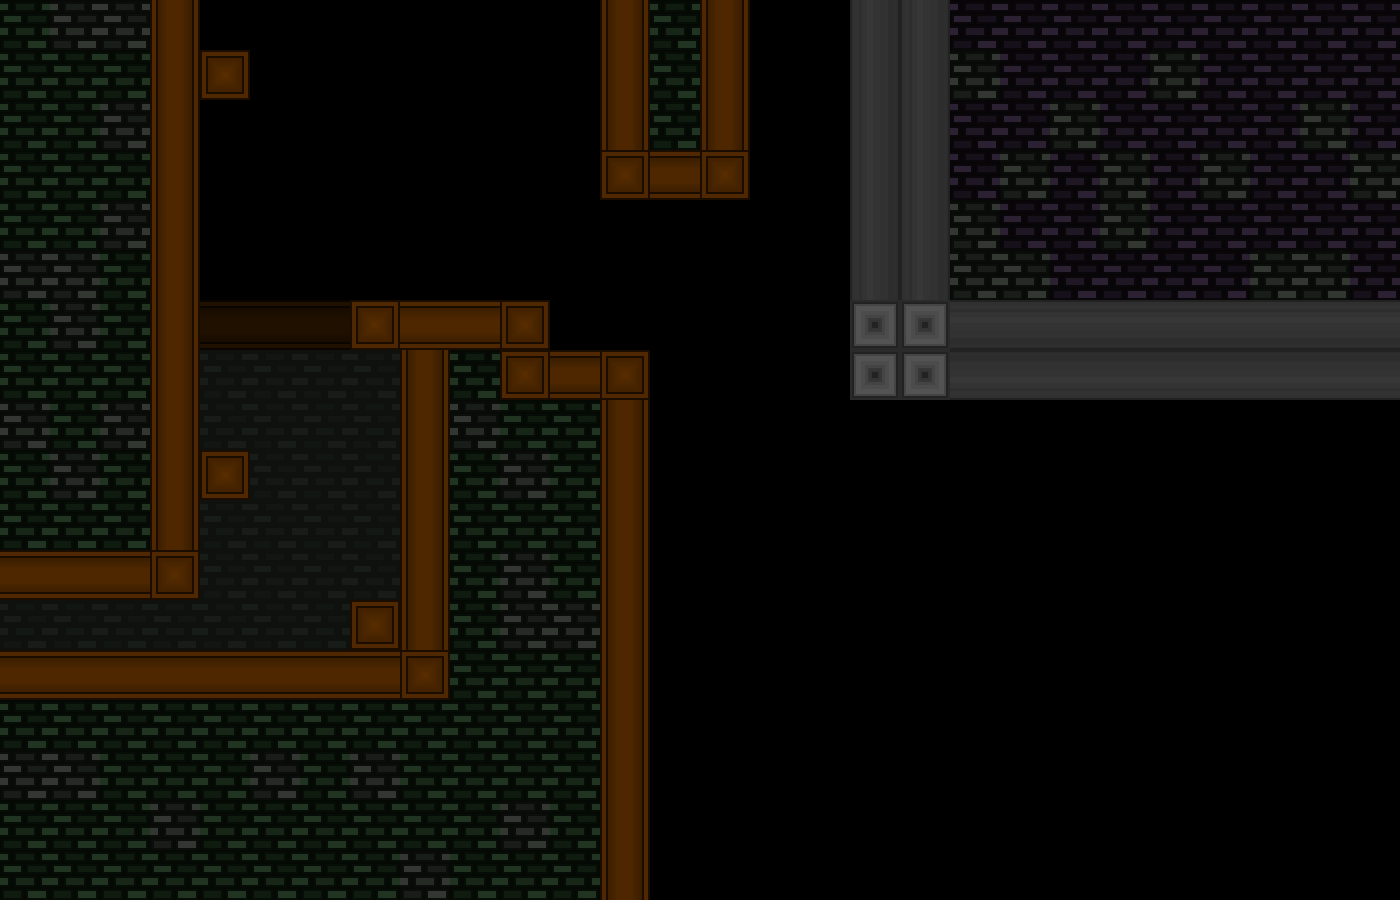

Rendered tile map (Tiled .tmx) drawn with the repository's tilesets; below, a short description and the map source with its tile grids summarised:
An orthogonal 28x18 tile map with 50x50 px tiles, 3 tile layers (tiles-main, tiles-deco, tiles-deco2), 9 tilesets and 67 objects (32x laser, 23x spike, 7x warp, 3x falling, small-spike, ...).

<map version="1.10" tiledversion="1.11.2" orientation="orthogonal" renderorder="right-down" width="28" height="18" tilewidth="50" tileheight="50" infinite="0" nextlayerid="26" nextobjectid="1007">
 <properties>
  <property name="songName" value="rain" />
 </properties>
 <tileset firstgid="1" source="ch1-tiles.tsx" />
 <tileset firstgid="81" source="../../textures/trampoline.tsx" />
 <tileset firstgid="84" source="../../textures/save.tsx" />
 <tileset firstgid="85" source="../../textures/spike.tsx" />
 <tileset firstgid="93" source="../../textures/laser.tsx" />
 <tileset firstgid="111" source="../../textures/light.tsx" />
 <tileset firstgid="112" source="../../textures/trampoline-mini.tsx" />
 <tileset firstgid="121" source="../../textures/transition-tiles.tsx" />
 <tileset firstgid="126" source="../../textures/small-spike.tsx" />
 <layer id="1" name="tiles-main" width="28" height="18">
  <data>[504 cells, 93 non-empty, 7 distinct tile ids]</data>
 </layer>
 <layer id="5" name="tiles-deco" width="28" height="18">
  <data>[504 cells, 186 non-empty, 5 distinct tile ids]</data>
 </layer>
 <layer id="18" name="tiles-deco2" width="28" height="18">
  <data>[504 cells, 0 non-empty, 0 distinct tile ids]</data>
 </layer>
 <objectgroup id="24" name="slab-poison" />
 <objectgroup id="16" name="falling">
  <properties>
   <property name="direction" value="down" />
  </properties>
  <object id="931" name="falling" gid="40" x="750" y="700" width="50" height="50">
   <properties>
    <property name="direction" value="down" />
   </properties>
  </object>
  <object id="932" name="falling" gid="40" x="950" y="700" width="50" height="50">
   <properties>
    <property name="direction" value="down" />
   </properties>
  </object>
  <object id="933" name="falling" gid="40" x="1200" y="700" width="50" height="50">
   <properties>
    <property name="direction" value="down" />
   </properties>
  </object>
 </objectgroup>
 <objectgroup id="13" name="platform" />
 <objectgroup id="7" name="trampoline" />
 <objectgroup id="19" name="trampoline-mini" />
 <objectgroup id="9" name="spike-normal">
  <object id="934" name="spike" gid="88" x="550" y="150" width="50" height="50">
   <properties>
    <property name="id" value="3" />
   </properties>
  </object>
  <object id="935" name="spike" gid="91" x="650" y="760" width="50" height="50">
   <properties>
    <property name="id" value="6" />
   </properties>
  </object>
  <object id="936" name="spike" gid="91" x="700" y="760" width="50" height="50">
   <properties>
    <property name="id" value="6" />
   </properties>
  </object>
  <object id="937" name="spike" gid="91" x="750" y="760" width="50" height="50">
   <properties>
    <property name="id" value="6" />
   </properties>
  </object>
  <object id="938" name="spike" gid="91" x="800" y="760" width="50" height="50">
   <properties>
    <property name="id" value="6" />
   </properties>
  </object>
  <object id="939" name="spike" gid="91" x="850" y="760" width="50" height="50">
   <properties>
    <property name="id" value="6" />
   </properties>
  </object>
  <object id="940" name="spike" gid="91" x="900" y="760" width="50" height="50">
   <properties>
    <property name="id" value="6" />
   </properties>
  </object>
  <object id="941" name="spike" gid="91" x="950" y="760" width="50" height="50">
   <properties>
    <property name="id" value="6" />
   </properties>
  </object>
  <object id="942" name="spike" gid="91" x="1000" y="760" width="50" height="50">
   <properties>
    <property name="id" value="6" />
   </properties>
  </object>
  <object id="943" name="spike" gid="91" x="1050" y="760" width="50" height="50">
   <properties>
    <property name="id" value="6" />
   </properties>
  </object>
  <object id="944" name="spike" gid="91" x="1100" y="760" width="50" height="50">
   <properties>
    <property name="id" value="6" />
   </properties>
  </object>
  <object id="945" name="spike" gid="91" x="1150" y="760" width="50" height="50">
   <properties>
    <property name="id" value="6" />
   </properties>
  </object>
  <object id="946" name="spike" gid="91" x="1200" y="760" width="50" height="50">
   <properties>
    <property name="id" value="6" />
   </properties>
  </object>
  <object id="947" name="spike" gid="91" x="1250" y="760" width="50" height="50">
   <properties>
    <property name="id" value="6" />
   </properties>
  </object>
  <object id="948" name="spike" gid="91" x="1300" y="760" width="50" height="50">
   <properties>
    <property name="id" value="6" />
   </properties>
  </object>
  <object id="949" name="spike" gid="91" x="1350" y="760" width="50" height="50">
   <properties>
    <property name="id" value="6" />
   </properties>
  </object>
  <object id="950" name="spike" gid="92" x="550" y="200" width="50" height="50">
   <properties>
    <property name="id" value="7" />
   </properties>
  </object>
  <object id="951" name="spike" gid="90" x="550" y="350" width="50" height="50">
   <properties>
    <property name="id" value="5" />
   </properties>
  </object>
  <object id="952" name="spike" gid="87" x="700" y="250" width="50" height="50">
   <properties>
    <property name="id" value="2" />
   </properties>
  </object>
  <object id="953" name="spike" gid="91" x="650" y="250" width="50" height="50">
   <properties>
    <property name="id" value="6" />
   </properties>
  </object>
  <object id="997" name="spike" gid="85" x="350" y="300" width="50" height="50">
   <properties>
    <property name="id" value="0" />
   </properties>
  </object>
  <object id="1003" name="spike" gid="86" x="650" y="450" width="50" height="50">
   <properties>
    <property name="id" value="1" />
   </properties>
  </object>
  <object id="1004" name="spike" gid="90" x="650" y="500" width="50" height="50">
   <properties>
    <property name="id" value="5" />
   </properties>
  </object>
 </objectgroup>
 <objectgroup id="25" name="small-spike">
  <object id="998" name="small-spike" gid="126" x="525" y="300" width="25" height="25">
   <properties>
    <property name="id" value="0" />
   </properties>
  </object>
 </objectgroup>
 <objectgroup id="8" name="save">
  <object id="1005" name="save" gid="84" x="450" y="200" width="50" height="50" />
 </objectgroup>
 <objectgroup id="21" name="acidlayer" />
 <objectgroup id="10" name="laser">
  <object id="961" name="laser" gid="99" x="200" y="150" width="50" height="50">
   <properties>
    <property name="direction" value="v" />
   </properties>
  </object>
  <object id="962" name="laser" gid="99" x="200" y="200" width="50" height="50">
   <properties>
    <property name="direction" value="v" />
   </properties>
  </object>
  <object id="963" name="laser" gid="99" x="200" y="250" width="50" height="50">
   <properties>
    <property name="direction" value="v" />
   </properties>
  </object>
  <object id="964" name="laser" gid="99" x="200" y="300" width="50" height="50">
   <properties>
    <property name="direction" value="v" />
   </properties>
  </object>
  <object id="965" name="laser" gid="99" x="200" y="350" width="50" height="50">
   <properties>
    <property name="direction" value="v" />
   </properties>
  </object>
  </objectgroup>
 <objectgroup id="11" name="bg">
  <properties>
   <property name="bgName" value="castleBG3" />
  </properties>
 </objectgroup>
 <objectgroup id="12" name="foregroundEffect">
  <properties>
   <property name="foregroundEffectType" value="toxic" />
  </properties>
 </objectgroup>
 <objectgroup id="22" name="mapEffect">
  <properties>
   <property name="effectType" value="poison-fog" />
  </properties>
 </objectgroup>
 <objectgroup id="15" name="music">
  <properties>
   <property name="songName" value="castle_underground" />
  </properties>
 </objectgroup>
 <objectgroup id="20" name="warps">
  <!-- 7 objects omitted --></objectgroup>
</map>
<!-- 34 of 67 objects omitted -->
